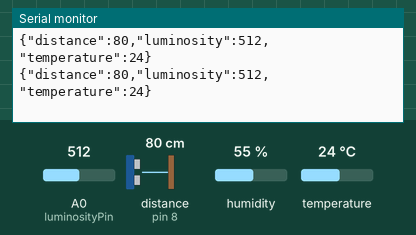
A sketch run on a simulated Arduino Uno, built with avr-gcc and run on an emulated ATmega328P. Parts: the last lines printed to the serial monitor. Wiring (inferred from the names in the program): ultrasonic range finder: trigger pin 7; echo pin 8. The test bench sets the inputs (shaded band); at power-on: distance to the obstacle (sensor on pin 8) 80 cm, temperature 24 °C, A0 (luminosityPin) = 512, humidity 55 %. The echo pulse lasts 58.3 µs per cm.

Above: at 3.8 s.
3.9 s: distance to the obstacle (sensor on pin 8) set to 2 cm
At 7.4 s:
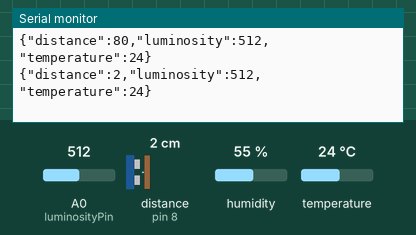
7.8 s: temperature set to 12 °C
At 9.5 s:
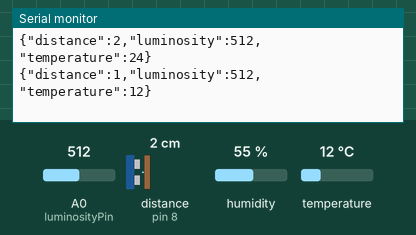
11.7 s: A0 (luminosityPin) set to 716
At 12.8 s:
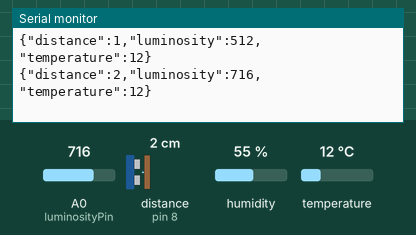
19.5 s: distance to the obstacle (sensor on pin 8) set to 120 cm
At 21.6 s:
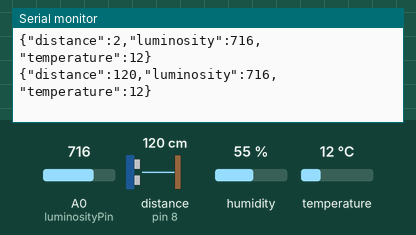
27.3 s: A0 (luminosityPin) set to 992
At 28.7 s:
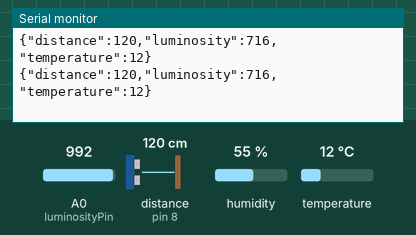
Timing chart, 0 to 30.3 s (numbered marks = the images above; inputs shaded):
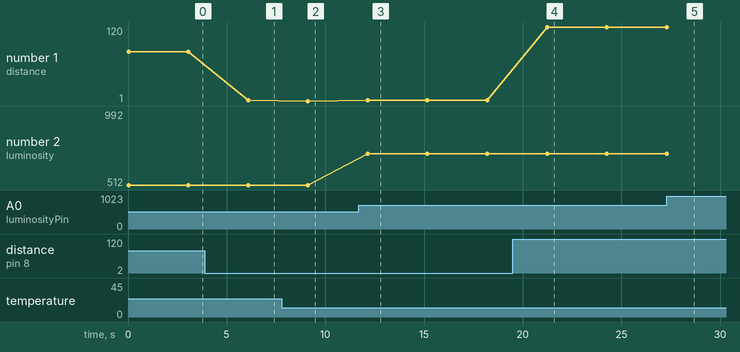

Measured:
- after the input at 3.9 s, the serial monitor: prints a new line after 2.2 s (image 1)
- after the input at 7.8 s, the serial monitor: prints a new line after 1.3 s (image 2)
- after the input at 11.7 s, the serial monitor: prints a new line after 0.44 s (image 3)
- after the input at 19.5 s, the serial monitor: prints a new line after 1.7 s (image 4)
- plotted number 1: 80 → 2 after the input at 3.9 s, 2 → 120 after the input at 19.5 s
- plotted number 2: 512 → 716 after the input at 11.7 s, 716 → 992 after the input at 27.3 s

The sketch:

code.ino
```cpp
#include <ArduinoJson.h>
#include "DHT.h"

int distance = 0;
int luminosity = 0;
int temperature = 0;

int distanceTriggerPin = 7;
int distanceEchoPin = 8;

int luminosityPin = A0;

DHT dht(2, DHT11);

int getDistance() {
  pinMode(distanceTriggerPin, OUTPUT);
  digitalWrite(distanceTriggerPin, LOW);
  delayMicroseconds(2);

  digitalWrite(distanceTriggerPin, HIGH);
  delayMicroseconds(10);
  digitalWrite(distanceTriggerPin, LOW);

  pinMode(distanceEchoPin, INPUT);

  return (0.01723 * pulseIn(distanceEchoPin, HIGH));
}

int getLuminosity() {
  pinMode(luminosityPin, INPUT);

  return analogRead(luminosityPin);
}

int getTemperature() {
  return dht.readTemperature();
}

void setup() {
  Serial.begin(9600);

  dht.begin();
}

void loop() {
  distance = getDistance();
  luminosity = getLuminosity();
  temperature = getTemperature();

  StaticJsonDocument<200> doc;
  doc["distance"] = distance;
  doc["luminosity"] = luminosity;
  doc["temperature"] = temperature;

  serializeJson(doc, Serial);
  Serial.println();

  delay(3000);
}
```
